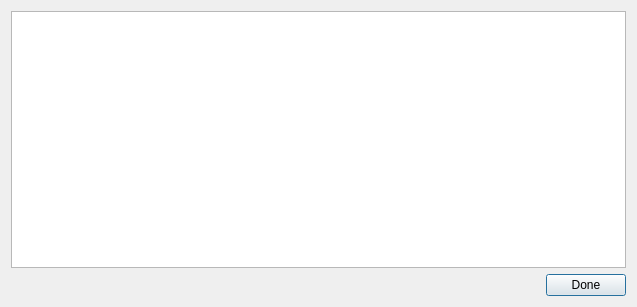
<?xml version="1.0" encoding="UTF-8"?>
<ui version="4.0">
 <class>execScriptDialog</class>
 <widget class="QDialog" name="execScriptDialog">
  <property name="geometry">
   <rect>
    <x>0</x>
    <y>0</y>
    <width>637</width>
    <height>307</height>
   </rect>
  </property>
  <property name="windowTitle">
   <string>Execute Script</string>
  </property>
  <layout class="QGridLayout" name="gridLayout">
   <item row="0" column="0" colspan="2">
    <widget class="QPlainTextEdit" name="systemOutput">
     <property name="readOnly">
      <bool>true</bool>
     </property>
    </widget>
   </item>
   <item row="1" column="0">
    <spacer name="horizontalSpacer">
     <property name="orientation">
      <enum>Qt::Horizontal</enum>
     </property>
     <property name="sizeHint" stdset="0">
      <size>
       <width>560</width>
       <height>20</height>
      </size>
     </property>
    </spacer>
   </item>
   <item row="1" column="1">
    <widget class="QPushButton" name="doneButton">
     <property name="text">
      <string>Done</string>
     </property>
    </widget>
   </item>
  </layout>
 </widget>
 <resources/>
 <connections>
  <connection>
   <sender>doneButton</sender>
   <signal>clicked()</signal>
   <receiver>execScriptDialog</receiver>
   <slot>accept()</slot>
   <hints>
    <hint type="sourcelabel">
     <x>576</x>
     <y>289</y>
    </hint>
    <hint type="destinationlabel">
     <x>538</x>
     <y>288</y>
    </hint>
   </hints>
  </connection>
 </connections>
</ui>
